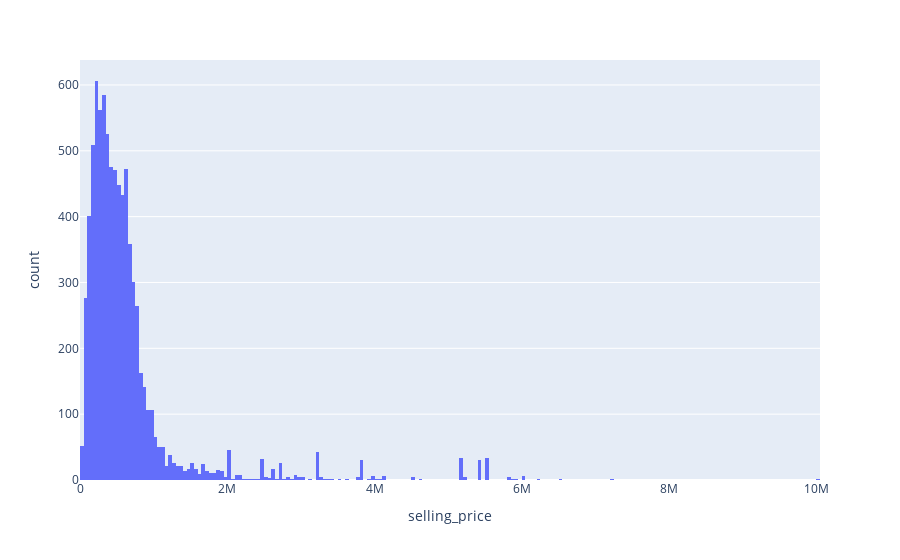

Write notebook code for a chart like this one.
### Code cell
fig = px.histogram(df, x=target, nbins=200)
fig.show()

### Figure 1 — Plotly figure (JSON) as saved in the notebook; plotly's stock layout.template omitted (floating-point values rounded to 4 significant figures; data arrays with more than 128 entries replaced by an {"elided": "..."} marker saying what was removed)
{"data": [{"alignmentgroup": "True", "bingroup": "x", "hovertemplate": "selling_price=%{x}<br>count=%{y}<extra></extra>", "legendgroup": "", "marker": {"color": "#636efa", "pattern": {"shape": ""}}, "name": "", "nbinsx": 200, "offsetgroup": "", "orientation": "v", "showlegend": false, "type": "histogram", "x": {"elided": "8128 int values"}, "xaxis": "x", "yaxis": "y"}], "layout": {"barmode": "relative", "legend": {"tracegroupgap": 0}, "margin": {"t": 60}, "xaxis": {"anchor": "y", "domain": [0, 1], "title": {"text": "selling_price"}}, "yaxis": {"anchor": "x", "domain": [0, 1], "title": {"text": "count"}}}}
